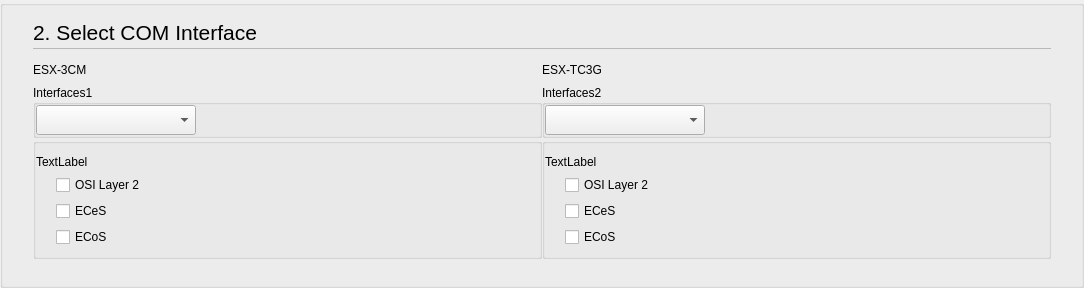
    <widget class="stw_opensyde_gui_elements::C_OgeGbx" name="pc_GroupBoxGeneral">
     <property name="title">
      <string/>
     </property>
     <layout class="QHBoxLayout" name="horizontalLayout_2">
      <property name="leftMargin">
       <number>30</number>
      </property>
      <property name="rightMargin">
       <number>30</number>
      </property>
      <property name="bottomMargin">
       <number>13</number>
      </property>
      <item>
       <layout class="QVBoxLayout" name="verticalLayout_2">
        <property name="spacing">
         <number>0</number>
        </property>
        <property name="sizeConstraint">
         <enum>QLayout::SetMinimumSize</enum>
        </property>
        <item>
         <layout class="QHBoxLayout" name="horizontalLayout_3" stretch="0,1">
          <property name="spacing">
           <number>6</number>
          </property>
          <item>
           <widget class="stw_opensyde_gui_elements::C_OgeLabHeadingGroupBold" name="pc_LabelInterfaceHeading">
            <property name="minimumSize">
             <size>
              <width>0</width>
              <height>30</height>
             </size>
            </property>
            <property name="maximumSize">
             <size>
              <width>16777215</width>
              <height>30</height>
             </size>
            </property>
            <property name="font">
             <font>
              <family>Segoe UI</family>
              <pointsize>16</pointsize>
             </font>
            </property>
            <property name="text">
             <string>2. Select COM Interface</string>
            </property>
           </widget>
          </item>
          <item>
           <spacer name="horizontalSpacer_6">
            <property name="orientation">
             <enum>Qt::Horizontal</enum>
            </property>
            <property name="sizeHint" stdset="0">
             <size>
              <width>40</width>
              <height>1</height>
             </size>
            </property>
           </spacer>
          </item>
         </layout>
        </item>
        <item>
         <layout class="QHBoxLayout" name="horizontalLayout_16" stretch="1">
          <property name="spacing">
           <number>0</number>
          </property>
          <property name="topMargin">
           <number>1</number>
          </property>
          <property name="bottomMargin">
           <number>0</number>
          </property>
          <item>
           <widget class="stw_opensyde_gui_elements::C_OgeFraSeparator" name="frame">
            <property name="minimumSize">
             <size>
              <width>0</width>
              <height>1</height>
             </size>
            </property>
            <property name="maximumSize">
             <size>
              <width>16777215</width>
              <height>1</height>
             </size>
            </property>
            <property name="frameShape">
             <enum>QFrame::StyledPanel</enum>
            </property>
            <property name="frameShadow">
             <enum>QFrame::Raised</enum>
            </property>
           </widget>
          </item>
         </layout>
        </item>
        <item>
         <layout class="QHBoxLayout" name="horizontalLayout" stretch="1,1">
          <property name="spacing">
           <number>0</number>
          </property>
          <property name="topMargin">
           <number>6</number>
          </property>
          <item>
           <layout class="QVBoxLayout" name="verticalLayout_9" stretch="0,0,0,1">
            <item>
             <layout class="QHBoxLayout" name="horizontalLayout_8" stretch="0,1">
              <item>
               <widget class="stw_opensyde_gui_elements::C_OgeLabPropertiesSubHeading" name="pc_LabelNode1Interfaces">
                <property name="minimumSize">
                 <size>
                  <width>0</width>
                  <height>30</height>
                 </size>
                </property>
                <property name="maximumSize">
                 <size>
                  <width>16777215</width>
                  <height>30</height>
                 </size>
                </property>
                <property name="text">
                 <string>ESX-3CM</string>
                </property>
               </widget>
              </item>
              <item>
               <spacer name="horizontalSpacer_2">
                <property name="orientation">
                 <enum>Qt::Horizontal</enum>
                </property>
                <property name="sizeHint" stdset="0">
                 <size>
                  <width>40</width>
                  <height>20</height>
                 </size>
                </property>
               </spacer>
              </item>
             </layout>
            </item>
            <item>
             <widget class="stw_opensyde_gui_elements::C_OgeGbxTransparent" name="pc_GroupBoxInterfaces1">
              <property name="title">
               <string>Interfaces1</string>
              </property>
              <layout class="QVBoxLayout" name="verticalLayout_15">
               <property name="spacing">
                <number>0</number>
               </property>
               <property name="leftMargin">
                <number>0</number>
               </property>
               <property name="topMargin">
                <number>0</number>
               </property>
               <property name="rightMargin">
                <number>0</number>
               </property>
               <property name="bottomMargin">
                <number>0</number>
               </property>
               <item>
                <widget class="QWidget" name="pc_InterfaceWidget1" native="true">
                 <layout class="QVBoxLayout" name="verticalLayout_14">
                  <property name="spacing">
                   <number>0</number>
                  </property>
                  <property name="leftMargin">
                   <number>0</number>
                  </property>
                  <property name="topMargin">
                   <number>0</number>
                  </property>
                  <property name="rightMargin">
                   <number>0</number>
                  </property>
                  <property name="bottomMargin">
                   <number>0</number>
                  </property>
                  <item>
                   <layout class="QHBoxLayout" name="horizontalLayout_21" stretch="0">
                    <property name="spacing">
                     <number>0</number>
                    </property>
                    <property name="topMargin">
                     <number>0</number>
                    </property>
                    <property name="bottomMargin">
                     <number>0</number>
                    </property>
                    <item>
                     <widget class="QWidget" name="widget" native="true">
                      <layout class="QHBoxLayout" name="horizontalLayout_22" stretch="0,1">
                       <property name="leftMargin">
                        <number>0</number>
                       </property>
                       <property name="topMargin">
                        <number>0</number>
                       </property>
                       <property name="rightMargin">
                        <number>0</number>
                       </property>
                       <property name="bottomMargin">
                        <number>0</number>
                       </property>
                       <item>
                        <widget class="stw_opensyde_gui_elements::C_OgeCbxText" name="pc_ComboBoxComIntf1">
                         <property name="minimumSize">
                          <size>
                           <width>160</width>
                           <height>30</height>
                          </size>
                         </property>
                        </widget>
                       </item>
                       <item>
                        <spacer name="horizontalSpacer">
                         <property name="orientation">
                          <enum>Qt::Horizontal</enum>
                         </property>
                         <property name="sizeHint" stdset="0">
                          <size>
                           <width>343</width>
                           <height>20</height>
                          </size>
                         </property>
                        </spacer>
                       </item>
                      </layout>
                     </widget>
                    </item>
                   </layout>
                  </item>
                 </layout>
                </widget>
               </item>
              </layout>
             </widget>
            </item>
            <item>
             <widget class="stw_opensyde_gui_elements::C_OgeGbxTransparent" name="pc_GroupBoxProtocolsNode1">
              <property name="title">
               <string/>
              </property>
              <layout class="QVBoxLayout" name="verticalLayout_17">
               <property name="leftMargin">
                <number>0</number>
               </property>
               <property name="topMargin">
                <number>11</number>
               </property>
               <item>
                <widget class="stw_opensyde_gui_elements::C_OgeLabGroupItem" name="pc_LabelProtocolsNode1">
                 <property name="text">
                  <string>TextLabel</string>
                 </property>
                </widget>
               </item>
               <item>
                <widget class="QWidget" name="widget_3" native="true">
                 <layout class="QVBoxLayout" name="verticalLayout_19">
                  <property name="leftMargin">
                   <number>20</number>
                  </property>
                  <property name="topMargin">
                   <number>0</number>
                  </property>
                  <property name="rightMargin">
                   <number>0</number>
                  </property>
                  <property name="bottomMargin">
                   <number>0</number>
                  </property>
                  <item>
                   <widget class="stw_opensyde_gui_elements::C_OgeChxDefaultSmall" name="pc_CheckBoxLayer2Node1">
                    <property name="text">
                     <string>OSI Layer 2</string>
                    </property>
                   </widget>
                  </item>
                  <item>
                   <widget class="stw_opensyde_gui_elements::C_OgeChxDefaultSmall" name="pc_CheckBoxECeSNode1">
                    <property name="text">
                     <string>ECeS</string>
                    </property>
                   </widget>
                  </item>
                  <item>
                   <widget class="stw_opensyde_gui_elements::C_OgeChxDefaultSmall" name="pc_CheckBoxECoSNode1">
                    <property name="text">
                     <string>ECoS</string>
                    </property>
                   </widget>
                  </item>
                 </layout>
                </widget>
               </item>
              </layout>
             </widget>
            </item>
            <item>
             <spacer name="verticalSpacer">
              <property name="orientation">
               <enum>Qt::Vertical</enum>
              </property>
              <property name="sizeHint" stdset="0">
               <size>
                <width>20</width>
                <height>13</height>
               </size>
              </property>
             </spacer>
            </item>
           </layout>
          </item>
          <item>
           <layout class="QVBoxLayout" name="verticalLayout_12" stretch="0,0,0,1">
            <item>
             <layout class="QHBoxLayout" name="horizontalLayout_15" stretch="0,1">
              <item>
               <widget class="stw_opensyde_gui_elements::C_OgeLabPropertiesSubHeading" name="pc_LabelNode2Interfaces">
                <property name="minimumSize">
                 <size>
                  <width>0</width>
                  <height>30</height>
                 </size>
                </property>
                <property name="maximumSize">
                 <size>
                  <width>16777215</width>
                  <height>30</height>
                 </size>
                </property>
                <property name="text">
                 <string>ESX-TC3G</string>
                </property>
               </widget>
              </item>
              <item>
               <spacer name="horizontalSpacer_16">
                <property name="orientation">
                 <enum>Qt::Horizontal</enum>
                </property>
                <property name="sizeHint" stdset="0">
                 <size>
                  <width>40</width>
                  <height>20</height>
                 </size>
                </property>
               </spacer>
              </item>
             </layout>
            </item>
            <item>
             <widget class="stw_opensyde_gui_elements::C_OgeGbxTransparent" name="pc_GroupBoxInterfaces2">
              <property name="title">
               <string>Interfaces2</string>
              </property>
              <layout class="QVBoxLayout" name="verticalLayout_8">
               <property name="spacing">
                <number>0</number>
               </property>
               <property name="leftMargin">
                <number>0</number>
               </property>
               <property name="topMargin">
                <number>0</number>
               </property>
               <property name="rightMargin">
                <number>0</number>
               </property>
               <property name="bottomMargin">
                <number>0</number>
               </property>
               <item>
                <widget class="QWidget" name="pc_InterfaceWidget1_2" native="true">
                 <layout class="QVBoxLayout" name="verticalLayout_16">
                  <property name="spacing">
                   <number>0</number>
                  </property>
                  <property name="leftMargin">
                   <number>0</number>
                  </property>
                  <property name="topMargin">
                   <number>0</number>
                  </property>
                  <property name="rightMargin">
                   <number>0</number>
                  </property>
                  <property name="bottomMargin">
                   <number>0</number>
                  </property>
                  <item>
                   <layout class="QHBoxLayout" name="horizontalLayout_23" stretch="0">
                    <property name="spacing">
                     <number>0</number>
                    </property>
                    <property name="topMargin">
                     <number>0</number>
                    </property>
                    <property name="bottomMargin">
                     <number>0</number>
                    </property>
                    <item>
                     <widget class="QWidget" name="widget_2" native="true">
                      <layout class="QHBoxLayout" name="horizontalLayout_24" stretch="0,1">
                       <property name="leftMargin">
                        <number>0</number>
                       </property>
                       <property name="topMargin">
                        <number>0</number>
                       </property>
                       <property name="rightMargin">
                        <number>0</number>
                       </property>
                       <property name="bottomMargin">
                        <number>0</number>
                       </property>
                       <item>
                        <widget class="stw_opensyde_gui_elements::C_OgeCbxText" name="pc_ComboBoxComIntf2">
                         <property name="minimumSize">
                          <size>
                           <width>160</width>
                           <height>30</height>
                          </size>
                         </property>
                        </widget>
                       </item>
                       <item>
                        <spacer name="horizontalSpacer_5">
                         <property name="orientation">
                          <enum>Qt::Horizontal</enum>
                         </property>
                         <property name="sizeHint" stdset="0">
                          <size>
                           <width>343</width>
                           <height>20</height>
                          </size>
                         </property>
                        </spacer>
                       </item>
                      </layout>
                     </widget>
                    </item>
                   </layout>
                  </item>
                 </layout>
                </widget>
               </item>
              </layout>
             </widget>
            </item>
            <item>
             <widget class="stw_opensyde_gui_elements::C_OgeGbxTransparent" name="pc_GroupBoxProtocolsNode2">
              <property name="title">
               <string/>
              </property>
              <layout class="QVBoxLayout" name="verticalLayout_18">
               <property name="leftMargin">
                <number>0</number>
               </property>
               <property name="topMargin">
                <number>11</number>
               </property>
               <item>
                <widget class="stw_opensyde_gui_elements::C_OgeLabGroupItem" name="pc_LabelProtocolsNode2">
                 <property name="text">
                  <string>TextLabel</string>
                 </property>
                </widget>
               </item>
               <item>
                <widget class="QWidget" name="widget_4" native="true">
                 <layout class="QVBoxLayout" name="verticalLayout_20">
                  <property name="leftMargin">
                   <number>20</number>
                  </property>
                  <property name="topMargin">
                   <number>0</number>
                  </property>
                  <property name="rightMargin">
                   <number>0</number>
                  </property>
                  <property name="bottomMargin">
                   <number>0</number>
                  </property>
                  <item>
                   <widget class="stw_opensyde_gui_elements::C_OgeChxDefaultSmall" name="pc_CheckBoxLayer2Node2">
                    <property name="text">
                     <string>OSI Layer 2</string>
                    </property>
                   </widget>
                  </item>
                  <item>
                   <widget class="stw_opensyde_gui_elements::C_OgeChxDefaultSmall" name="pc_CheckBoxECeSNode2">
                    <property name="text">
                     <string>ECeS</string>
                    </property>
                   </widget>
                  </item>
                  <item>
                   <widget class="stw_opensyde_gui_elements::C_OgeChxDefaultSmall" name="pc_CheckBoxECoSNode2">
                    <property name="text">
                     <string>ECoS</string>
                    </property>
                   </widget>
                  </item>
                 </layout>
                </widget>
               </item>
              </layout>
             </widget>
            </item>
            <item>
             <spacer name="verticalSpacer_2">
              <property name="orientation">
               <enum>Qt::Vertical</enum>
              </property>
              <property name="sizeHint" stdset="0">
               <size>
                <width>20</width>
                <height>1</height>
               </size>
              </property>
             </spacer>
            </item>
           </layout>
          </item>
         </layout>
        </item>
       </layout>
      </item>
     </layout>
    </widget>
